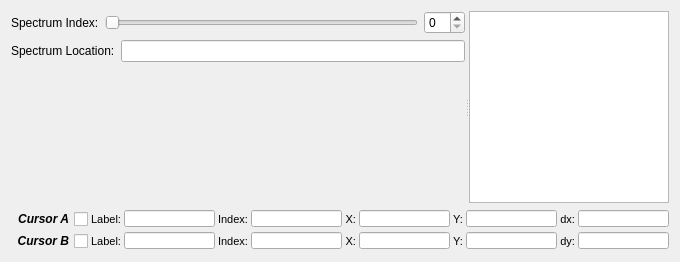
    <widget class="QWidget" name="plotTab" >
     <attribute name="title" >
      <string>Plot</string>
     </attribute>
     <layout class="QVBoxLayout" >
      <item>
       <widget class="QSplitter" name="splitter" >
        <property name="orientation" >
         <enum>Qt::Horizontal</enum>
        </property>
        <widget class="QWidget" name="layoutWidget" >
         <layout class="QVBoxLayout" >
          <item>
           <layout class="QHBoxLayout" >
            <item>
             <widget class="QLabel" name="label" >
              <property name="text" >
               <string>Spectrum Index:</string>
              </property>
             </widget>
            </item>
            <item>
             <widget class="QSlider" name="indexHSlider" >
              <property name="orientation" >
               <enum>Qt::Horizontal</enum>
              </property>
             </widget>
            </item>
            <item>
             <widget class="QSpinBox" name="indexSpinBox" />
            </item>
           </layout>
          </item>
          <item>
           <layout class="QHBoxLayout" >
            <item>
             <widget class="QLabel" name="label_2" >
              <property name="text" >
               <string>Spectrum Location:</string>
              </property>
             </widget>
            </item>
            <item>
             <widget class="QLineEdit" name="specNameEdit" >
              <property name="readOnly" >
               <bool>true</bool>
              </property>
             </widget>
            </item>
           </layout>
          </item>
          <item>
           <widget class="MPL_Widget" native="1" name="plotWidget" />
          </item>
         </layout>
        </widget>
        <widget class="QListWidget" name="specListWidget" >
         <property name="maximumSize" >
          <size>
           <width>200</width>
           <height>16777215</height>
          </size>
         </property>
         <property name="selectionMode" >
          <enum>QAbstractItemView::ExtendedSelection</enum>
         </property>
        </widget>
       </widget>
      </item>
      <item>
       <layout class="QGridLayout" >
        <property name="horizontalSpacing" >
         <number>3</number>
        </property>
        <property name="verticalSpacing" >
         <number>2</number>
        </property>
        <item row="0" column="3" >
         <widget class="QLineEdit" name="cALabelLE" >
          <property name="maximumSize" >
           <size>
            <width>16777215</width>
            <height>17</height>
           </size>
          </property>
          <property name="font" >
           <font>
            <pointsize>7</pointsize>
           </font>
          </property>
          <property name="readOnly" >
           <bool>true</bool>
          </property>
         </widget>
        </item>
        <item row="0" column="5" >
         <widget class="QLineEdit" name="cAIndexLE" >
          <property name="maximumSize" >
           <size>
            <width>16777215</width>
            <height>17</height>
           </size>
          </property>
          <property name="font" >
           <font>
            <pointsize>7</pointsize>
           </font>
          </property>
          <property name="text" >
           <string/>
          </property>
          <property name="readOnly" >
           <bool>true</bool>
          </property>
         </widget>
        </item>
        <item row="0" column="7" >
         <widget class="QLineEdit" name="cA_XLE" >
          <property name="maximumSize" >
           <size>
            <width>16777215</width>
            <height>17</height>
           </size>
          </property>
          <property name="font" >
           <font>
            <pointsize>7</pointsize>
           </font>
          </property>
          <property name="readOnly" >
           <bool>true</bool>
          </property>
         </widget>
        </item>
        <item row="0" column="9" >
         <widget class="QLineEdit" name="cA_YLE" >
          <property name="maximumSize" >
           <size>
            <width>16777215</width>
            <height>17</height>
           </size>
          </property>
          <property name="font" >
           <font>
            <pointsize>7</pointsize>
           </font>
          </property>
          <property name="readOnly" >
           <bool>true</bool>
          </property>
         </widget>
        </item>
        <item row="1" column="3" >
         <widget class="QLineEdit" name="cBLabelLE" >
          <property name="maximumSize" >
           <size>
            <width>16777215</width>
            <height>17</height>
           </size>
          </property>
          <property name="font" >
           <font>
            <pointsize>7</pointsize>
           </font>
          </property>
          <property name="readOnly" >
           <bool>true</bool>
          </property>
         </widget>
        </item>
        <item row="1" column="5" >
         <widget class="QLineEdit" name="cBIndexLE" >
          <property name="maximumSize" >
           <size>
            <width>16777215</width>
            <height>17</height>
           </size>
          </property>
          <property name="font" >
           <font>
            <pointsize>7</pointsize>
           </font>
          </property>
          <property name="readOnly" >
           <bool>true</bool>
          </property>
         </widget>
        </item>
        <item row="1" column="7" >
         <widget class="QLineEdit" name="cB_XLE" >
          <property name="maximumSize" >
           <size>
            <width>16777215</width>
            <height>17</height>
           </size>
          </property>
          <property name="font" >
           <font>
            <pointsize>7</pointsize>
           </font>
          </property>
          <property name="readOnly" >
           <bool>true</bool>
          </property>
         </widget>
        </item>
        <item row="1" column="9" >
         <widget class="QLineEdit" name="cB_YLE" >
          <property name="maximumSize" >
           <size>
            <width>16777215</width>
            <height>17</height>
           </size>
          </property>
          <property name="font" >
           <font>
            <pointsize>7</pointsize>
           </font>
          </property>
          <property name="readOnly" >
           <bool>true</bool>
          </property>
         </widget>
        </item>
        <item row="0" column="2" >
         <widget class="QLabel" name="label_3" >
          <property name="font" >
           <font>
            <pointsize>8</pointsize>
           </font>
          </property>
          <property name="text" >
           <string>Label:</string>
          </property>
          <property name="alignment" >
           <set>Qt::AlignRight|Qt::AlignTrailing|Qt::AlignVCenter</set>
          </property>
         </widget>
        </item>
        <item row="1" column="2" >
         <widget class="QLabel" name="label_4" >
          <property name="font" >
           <font>
            <pointsize>8</pointsize>
           </font>
          </property>
          <property name="text" >
           <string>Label:</string>
          </property>
          <property name="alignment" >
           <set>Qt::AlignRight|Qt::AlignTrailing|Qt::AlignVCenter</set>
          </property>
         </widget>
        </item>
        <item row="0" column="4" >
         <widget class="QLabel" name="label_5" >
          <property name="font" >
           <font>
            <pointsize>8</pointsize>
           </font>
          </property>
          <property name="text" >
           <string>Index:</string>
          </property>
          <property name="alignment" >
           <set>Qt::AlignRight|Qt::AlignTrailing|Qt::AlignVCenter</set>
          </property>
         </widget>
        </item>
        <item row="0" column="6" >
         <widget class="QLabel" name="label_6" >
          <property name="font" >
           <font>
            <pointsize>8</pointsize>
           </font>
          </property>
          <property name="text" >
           <string>X:</string>
          </property>
          <property name="alignment" >
           <set>Qt::AlignRight|Qt::AlignTrailing|Qt::AlignVCenter</set>
          </property>
         </widget>
        </item>
        <item row="0" column="8" >
         <widget class="QLabel" name="label_7" >
          <property name="font" >
           <font>
            <pointsize>8</pointsize>
           </font>
          </property>
          <property name="text" >
           <string>Y:</string>
          </property>
          <property name="alignment" >
           <set>Qt::AlignRight|Qt::AlignTrailing|Qt::AlignVCenter</set>
          </property>
         </widget>
        </item>
        <item row="1" column="4" >
         <widget class="QLabel" name="label_8" >
          <property name="font" >
           <font>
            <pointsize>8</pointsize>
           </font>
          </property>
          <property name="text" >
           <string>Index:</string>
          </property>
          <property name="alignment" >
           <set>Qt::AlignRight|Qt::AlignTrailing|Qt::AlignVCenter</set>
          </property>
         </widget>
        </item>
        <item row="1" column="6" >
         <widget class="QLabel" name="label_9" >
          <property name="font" >
           <font>
            <pointsize>8</pointsize>
           </font>
          </property>
          <property name="text" >
           <string>X:</string>
          </property>
          <property name="alignment" >
           <set>Qt::AlignRight|Qt::AlignTrailing|Qt::AlignVCenter</set>
          </property>
         </widget>
        </item>
        <item row="1" column="8" >
         <widget class="QLabel" name="label_10" >
          <property name="font" >
           <font>
            <pointsize>8</pointsize>
           </font>
          </property>
          <property name="text" >
           <string>Y:</string>
          </property>
          <property name="alignment" >
           <set>Qt::AlignRight|Qt::AlignTrailing|Qt::AlignVCenter</set>
          </property>
         </widget>
        </item>
        <item row="0" column="10" >
         <widget class="QLabel" name="label_11" >
          <property name="font" >
           <font>
            <pointsize>8</pointsize>
           </font>
          </property>
          <property name="text" >
           <string>dx:</string>
          </property>
          <property name="alignment" >
           <set>Qt::AlignRight|Qt::AlignTrailing|Qt::AlignVCenter</set>
          </property>
         </widget>
        </item>
        <item row="1" column="10" >
         <widget class="QLabel" name="label_12" >
          <property name="font" >
           <font>
            <pointsize>8</pointsize>
           </font>
          </property>
          <property name="text" >
           <string>dy:</string>
          </property>
          <property name="alignment" >
           <set>Qt::AlignRight|Qt::AlignTrailing|Qt::AlignVCenter</set>
          </property>
         </widget>
        </item>
        <item row="0" column="11" >
         <widget class="QLineEdit" name="dxLE" >
          <property name="maximumSize" >
           <size>
            <width>16777215</width>
            <height>17</height>
           </size>
          </property>
          <property name="font" >
           <font>
            <pointsize>7</pointsize>
           </font>
          </property>
          <property name="readOnly" >
           <bool>true</bool>
          </property>
         </widget>
        </item>
        <item row="1" column="11" >
         <widget class="QLineEdit" name="dyLE" >
          <property name="maximumSize" >
           <size>
            <width>16777215</width>
            <height>17</height>
           </size>
          </property>
          <property name="font" >
           <font>
            <pointsize>7</pointsize>
           </font>
          </property>
          <property name="readOnly" >
           <bool>true</bool>
          </property>
         </widget>
        </item>
        <item row="0" column="0" >
         <widget class="QCheckBox" name="cursACB" >
          <property name="font" >
           <font>
            <family>Arial</family>
            <pointsize>9</pointsize>
            <weight>75</weight>
            <italic>true</italic>
            <bold>true</bold>
           </font>
          </property>
          <property name="layoutDirection" >
           <enum>Qt::RightToLeft</enum>
          </property>
          <property name="text" >
           <string>Cursor A</string>
          </property>
         </widget>
        </item>
        <item row="1" column="0" >
         <widget class="QCheckBox" name="cursBCB" >
          <property name="font" >
           <font>
            <family>Arial</family>
            <pointsize>9</pointsize>
            <weight>75</weight>
            <italic>true</italic>
            <bold>true</bold>
           </font>
          </property>
          <property name="layoutDirection" >
           <enum>Qt::RightToLeft</enum>
          </property>
          <property name="text" >
           <string>Cursor B</string>
          </property>
         </widget>
        </item>
       </layout>
      </item>
     </layout>
    </widget>
